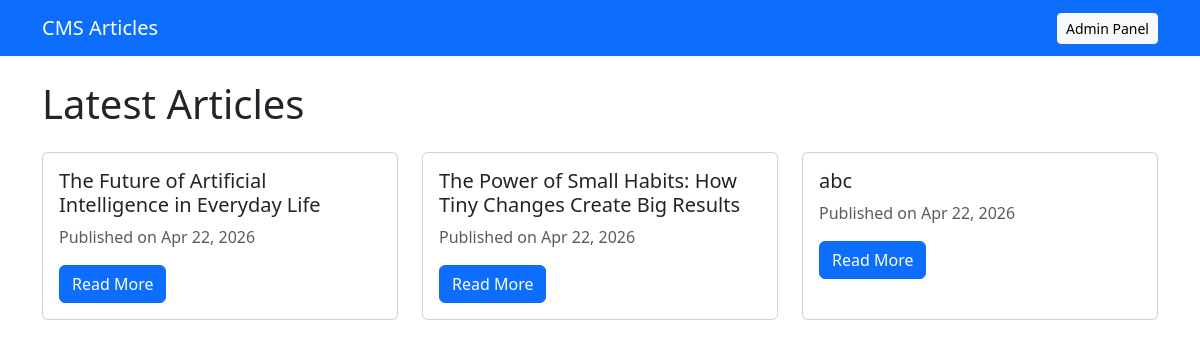
The page / on the database its author committed.
### articles/models.py (models this page shows, shortened)
class Article(models.Model):
    title = models.CharField(max_length=200)
    content = models.TextField()
    created_at = models.DateTimeField(auto_now_add=True)
    updated_at = models.DateTimeField(auto_now=True)

### articles/views.py (the view)
# urls.py: path('', views.article_list, name='article_list'),
def article_list(request):
    articles = Article.objects.all().order_by('-created_at')
    return render(request, 'articles/article_list.html', {'articles': articles})

### articles/templates/articles/article_list.html (shortened to what this page needs)
<!DOCTYPE html>
<html lang="en">
<head>
    <link href="https://cdn.jsdelivr.net/npm/bootstrap@5.3.0/dist/css/bootstrap.min.css" rel="stylesheet">
</head>
<body>
    <nav class="navbar navbar-expand-lg navbar-dark bg-primary">
        <div class="container">
            <a class="navbar-brand" href="/">CMS Articles</a>
            <div class="collapse navbar-collapse" id="navbarNav">
                <ul class="navbar-nav ms-auto">
                    <li class="nav-item">
                        <a class="btn btn-light btn-sm ms-2" href="/admin/">Admin Panel</a>
                    </li>
                </ul>
            </div>
        </div>
    </nav>
    <div class="container mt-4">
        <h1 class="mb-4">Latest Articles</h1>
        <div class="row">
            {% for article in articles %}
            <div class="col-md-6 col-lg-4 mb-4">
                <div class="card h-100">
                    <div class="card-body">
                        <h5 class="card-title">{{ article.title }}</h5>
                        <p class="card-text text-muted">Published on {{ article.created_at|date:"M d, Y" }}</p>
                        <a href="{% url 'article_detail' article.pk %}" class="btn btn-primary">Read More</a>
                    </div>
                </div>
            </div>
            {% empty %}
            <div class="col-12">
                <p class="text-center">No articles available yet.</p>
            </div>
            {% endfor %}
        </div>
    </div>
</body>
</html>

### rows shown on the page
Article: title "The Future of Artificial Intelligence in Everyday Life", created_at "Apr 22, 2026"
Article: title "The Power of Small Habits: How Tiny Changes Create Big Results", created_at "Apr 22, 2026"
Article: title "abc", created_at "Apr 22, 2026"
